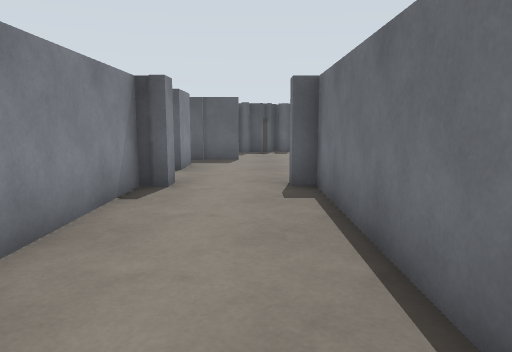
View 1 (above)

24 first-person views from a walk through a Gazebo world. The camera is 1.2 m above the floor, tilts 8° down and sees 70° across. Floor lines are 1 m apart. The floor is counted in squares, 1 m on a side. Each view is taken from the middle of a square. On the plan, view 1 faces up. The plan holds only what a view shows up to about 14 squares ahead; the rest is blank. The place goes on beyond the plan. Robots are left out.

View 2
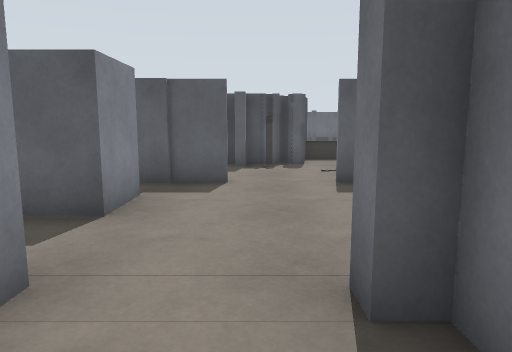

View 3
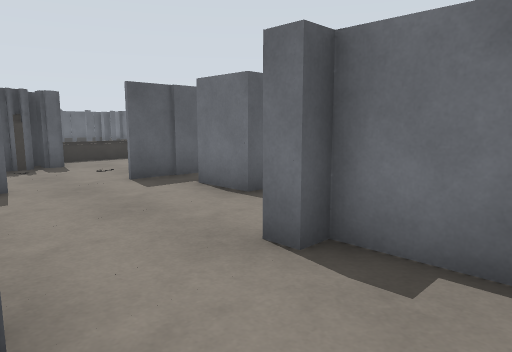

View 4
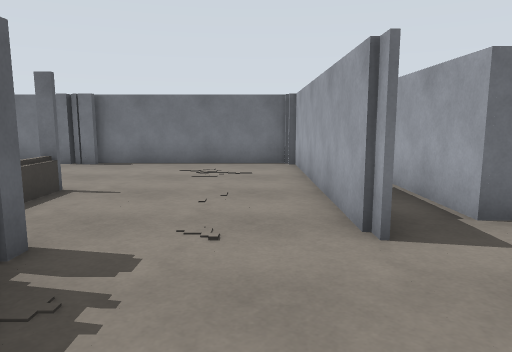

View 5
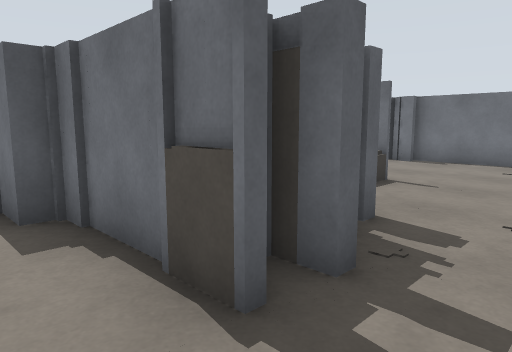

View 6
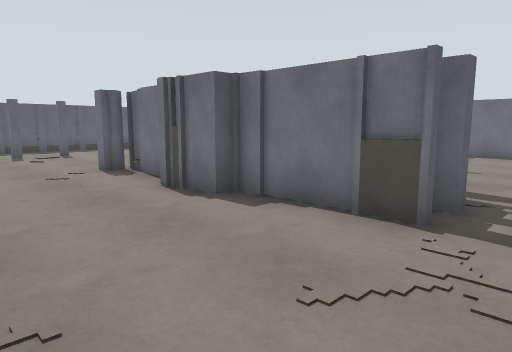

View 7
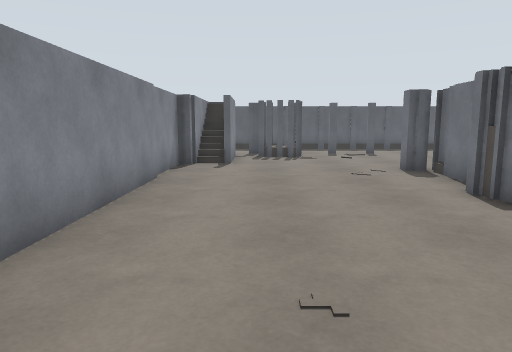

View 8
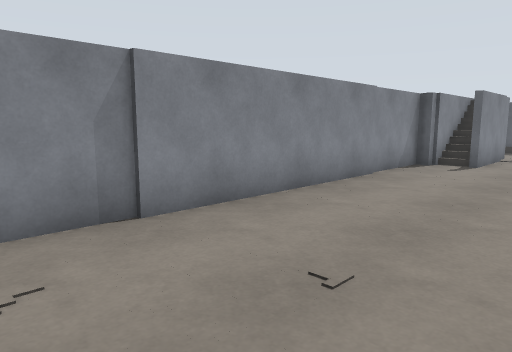

View 9
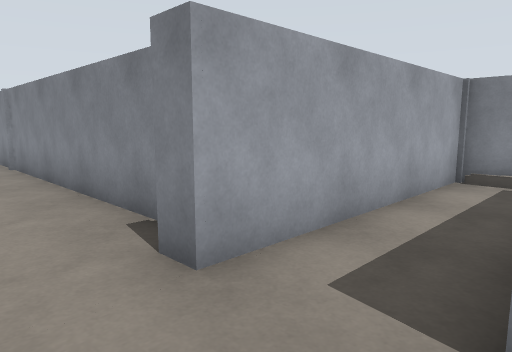

View 10
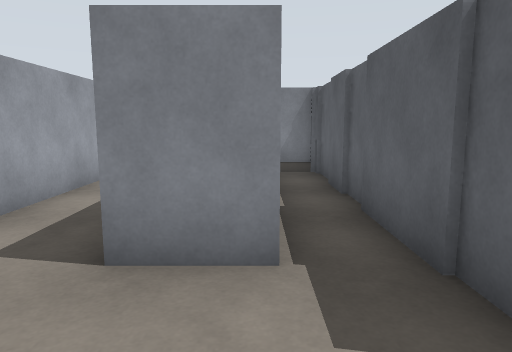

View 11
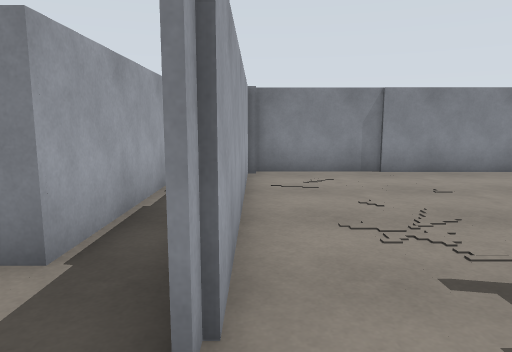

View 12
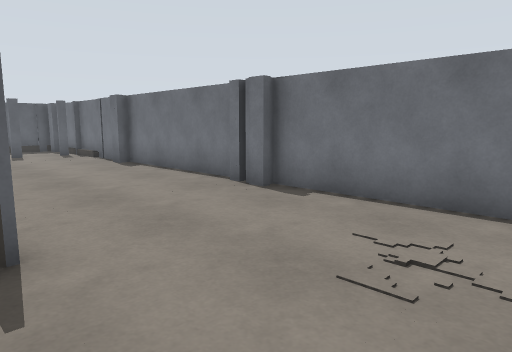

View 13
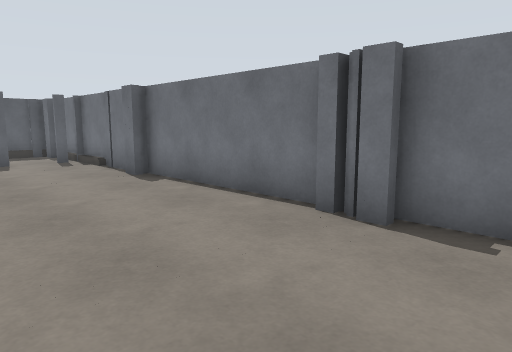

View 14
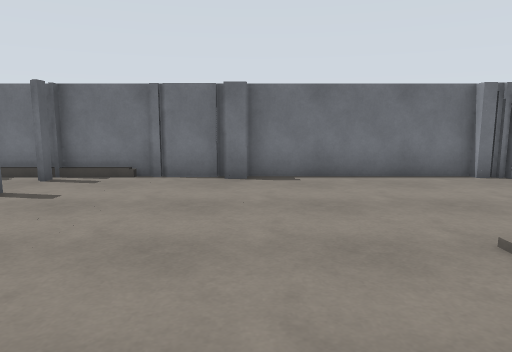

View 15
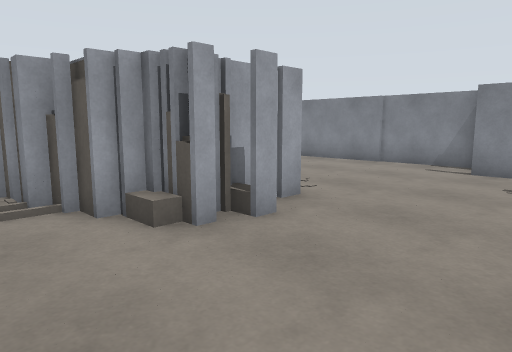

View 16
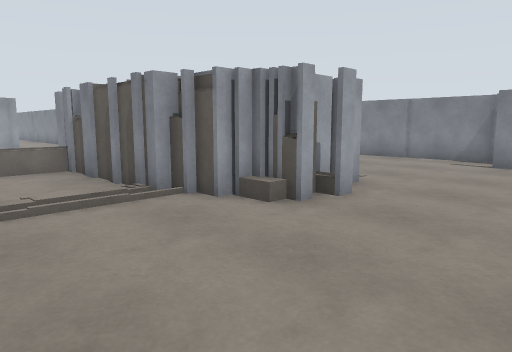

View 17
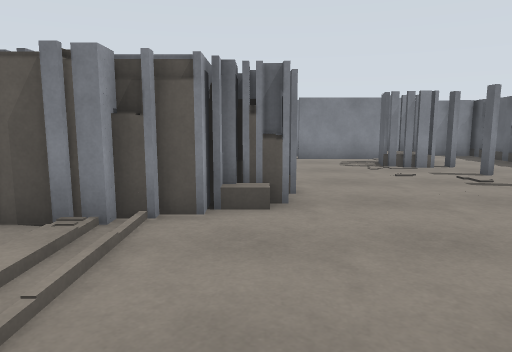

View 18
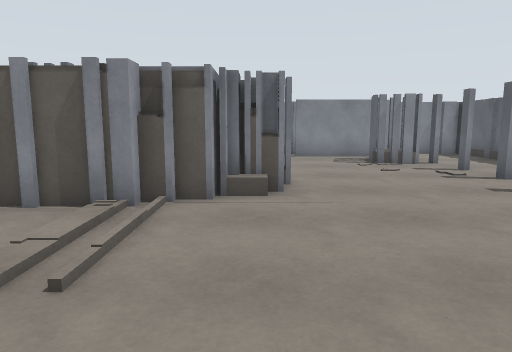

View 19
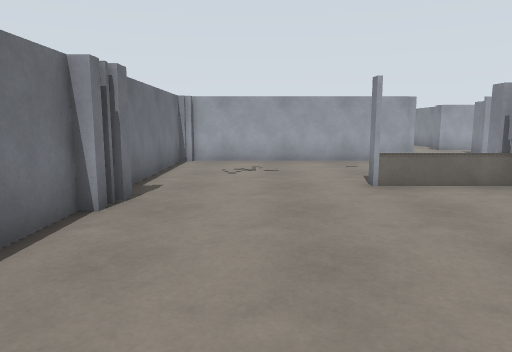

View 20
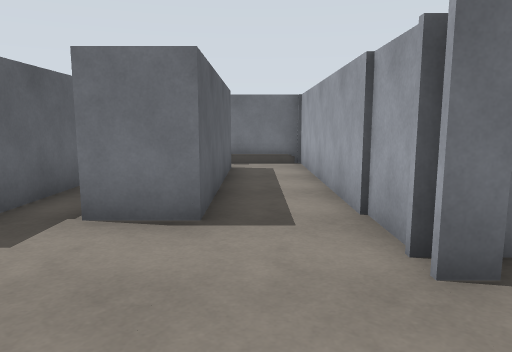

View 21
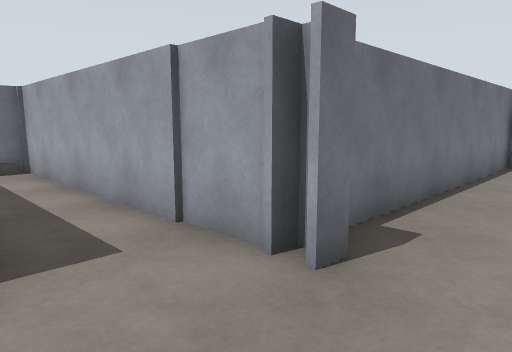

View 22
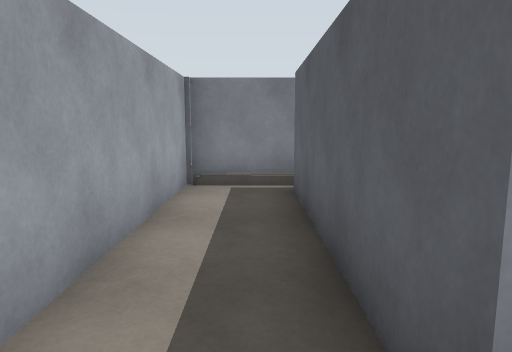

View 23
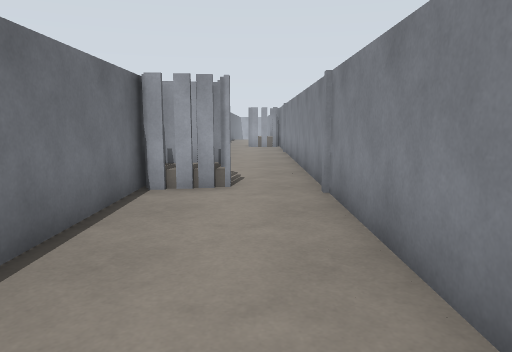

View 24
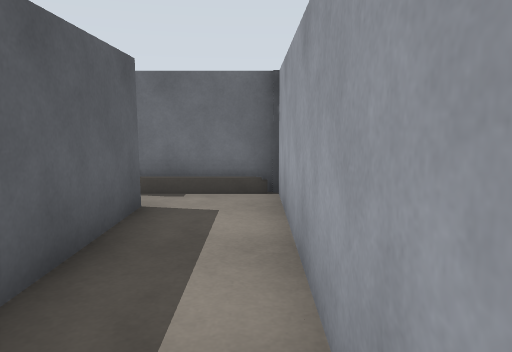

### Floor plan
Key: @ floor where view 1 was taken; # wall or solid block; . floor; = window, fence, low wall or low ledge; B grey box; P grey post; O other object.
Columns run from 10 left of view 1 to 10 right of it. Each row starts with its distance up from view 1.
 29    O  BB.        BPB#
 28   OO OB....... ....P#
 27   #    ............B#
 26     ...............B#
 25   B......BB........B#
 24  B......B OB    .. P#
 23  B.......  BP      .#
 22  B.......  OO      .#
 21  B......O   B      .#
 20  B.....OB   B......B#
 19  B.....P     .....PB#
 18  B......PP  O==B  .P#
 17  B....         .  ..#
 16  B..... PBOB........#
 15  B........PP...... .#
 14  B................ .#
 13  BP#B##B##..B#B####B
 12 BB..............
 11   B #####  . ###
 10  B.#####B..  B####BB#
  9  BO     ..          #
  8 BBB........P......OO#
  7    BBBBBB  B#########
  6        BP  ##
  5        B...#
  4        B.  #
  3        B.  #
  2        B.  #
  1        B.  #
  0        B. @#
 -1        B. O#
 -2         B.BB
 -3        B.. B
 -4        B...
 -5        B...
 -6        B...
 -7        B...
 -8        B...
 -9        B...

Positions as (right, up) in squares from view 1, and headings:
1: (0, 0), facing up
2: (0, 5), facing up
3: (-2, 5), facing up-right
4: (-2, 14), facing right
5: (-3, 14), facing up-right
6: (-6, 14), facing up-right
7: (-6, 14), facing up
8: (-4, 14), facing up-left
9: (0, 10), facing down-left
10: (1, 11), facing left
11: (1, 13), facing left
12: (4, 14), facing up-right
13: (5, 17), facing up-right
14: (1, 25), facing right
15: (3, 28), facing down-left
16: (5, 28), facing down-left
17: (6, 24), facing left
18: (7, 24), facing left
19: (7, 25), facing down
20: (-2, 9), facing right
21: (-1, 10), facing down-right
22: (-1, 9), facing left
23: (-1, 5), facing down
24: (3, 8), facing right
